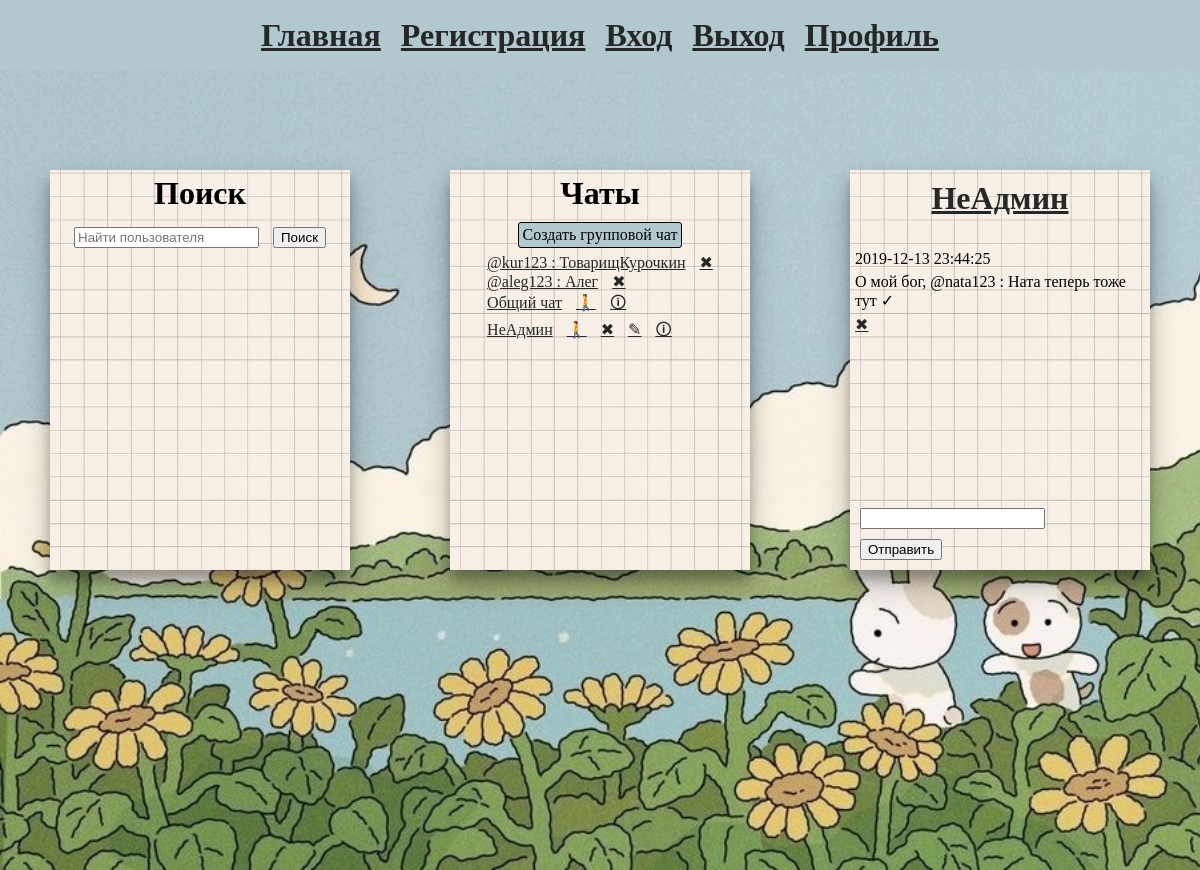
Page /?chat_id=8 (signed in) on the earlier database version.
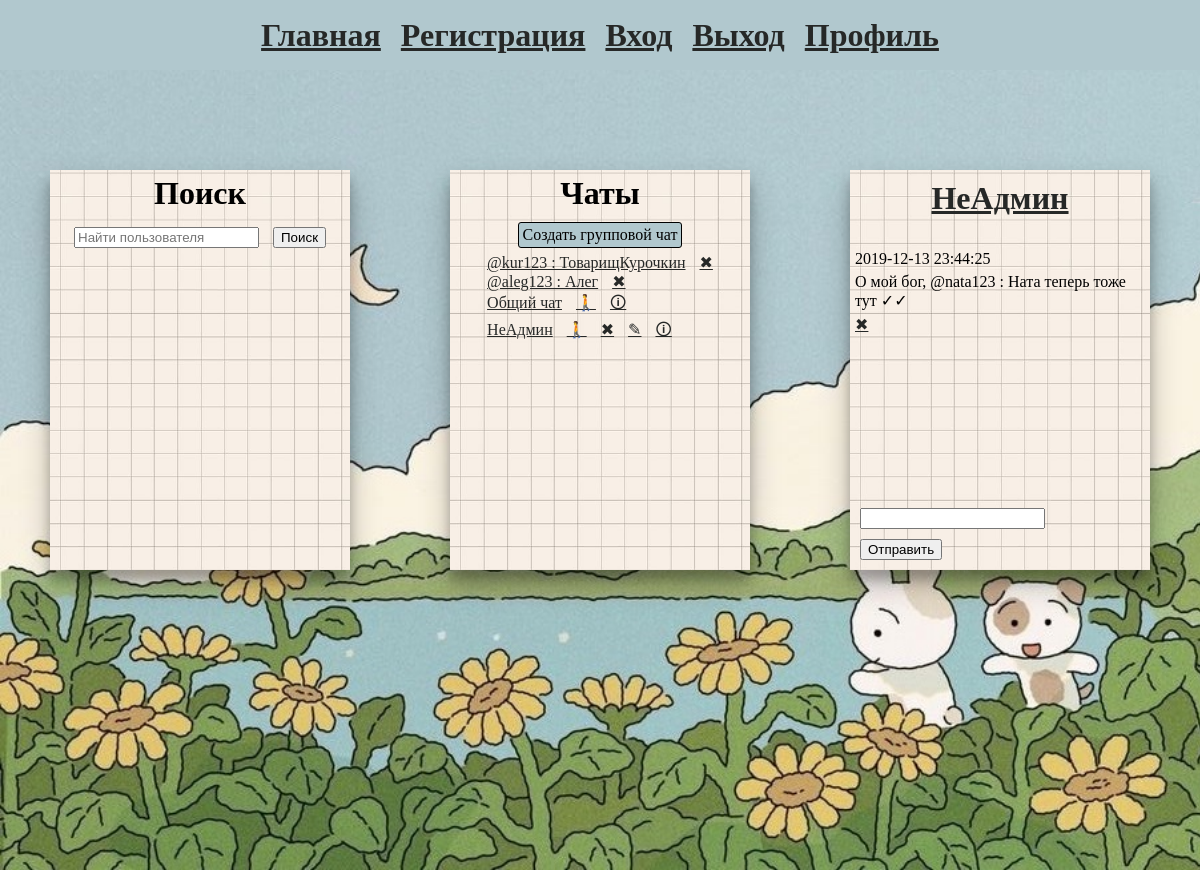
Same page on the later database version.
### database_setup.py (models this page shows)
class Message(Base):
    __tablename__ = 'message'
    Id = Column(Integer, primary_key=True)
    Date = Column(DateTime, default=datetime.utcnow, nullable=False)
    Status = Column(Integer, nullable=False, default=0)  # 0-не прочитано 1-прочитанно
    SenderId = Column(Integer, ForeignKey('user.Id'), nullable=False)
    ChatId = Column(Integer, ForeignKey('chat.Id'), nullable=False)
    ContentId = Column(Integer, ForeignKey('content.Id'), nullable=False)

class Content(Base):
    __tablename__ = 'content'
    Id = Column(Integer, primary_key=True)
    Text = Column(Text, nullable=False, default="")
    Photo = Column(String(300), nullable=False, default="")
    Messages = relationship('Message', backref='content', lazy=True)

### main.py (the view, shortened to what this page needs)
@app.route('/', methods=['POST', 'GET'])
@login_required
def index():
    user_id = current_user.Id
    user_chats = session.query(ChatParticipant).filter(ChatParticipant.UserId == str(user_id)).all()
    chats = []
    for user_chat in user_chats:
        personal_chat = session.query(ChatParticipant, Chat, User). \
            filter(and_(ChatParticipant.ChatId == user_chat.ChatId, ChatParticipant.UserId != user_id)). \
            join(Chat, and_(Chat.Id == ChatParticipant.ChatId, Chat.Type == 0)). \
            join(User, User.Id == ChatParticipant.UserId).order_by(asc(Chat.Date)).first()
        group_chat = session.query(ChatParticipant, Chat). \
            filter(and_(ChatParticipant.ChatId == user_chat.ChatId, ChatParticipant.UserId == user_id)). \
            join(Chat, and_(Chat.Id == ChatParticipant.ChatId, Chat.Type == 1)).first()
        if personal_chat:
            personal_chat.Chat.Name = "@" + str(personal_chat.User.Login) + " : " + str(personal_chat.User.Name)
            chats.append(personal_chat)
        elif group_chat:
            chats.append(group_chat)
    if request.args.get('chat_id'):
        chat_id = request.args.get('chat_id')
        chat = session.query(Chat).filter(Chat.Id == chat_id).first()
        access = session.query(ChatParticipant). \
            filter(and_(ChatParticipant.ChatId == chat_id, ChatParticipant.UserId == user_id)).first()
        if not access:
            return redirect('/')
        messages = session.query(Message, Chat, Content, User). \
            filter(Chat.Id == chat_id). \
            join(Chat, Message.ChatId == Chat.Id). \
            join(Content, Message.ContentId == Content.Id). \
            join(User, User.Id == Message.SenderId). \
            order_by(asc(Message.Date)).all()
        for message in messages:
            if message.Message.SenderId != user_id and message.Message.Status == 0:
                message.Message.Status = 1
            session.commit()
        return render_template('index.html', chats=chats, chat=chat, messages=messages, user_id=user_id)

### main.py (called while the page is built)
@login_manager.user_loader
def load_user(user_id):
    return session.query(User).filter_by(Id=user_id).first()

### templates/index.html (shortened to what the changed rows need)
{% extends 'base.html' %}
{% block body %}
<div class="background_image">
    <div class="paper top_div">
        <div>
            <div class="top_div">
                <h1>Поиск</h1>
            </div>
        </div>
    </div>
    <div class="paper top_div">
        <div>
            <div class="top_div">
                <h1>Чаты</h1>
            </div>
        </div>
    </div>
    <div class="paper top_div">
        <div>
            {% if messages is defined %}
            <div class="top_div">
                    {% if chat.Type == 0 %}
                <a href="{{ url_for('profile', user_info=chat.Name) }}"><h1>{{ chat.Name }}</h1></a>
                    {% else %}
                <a href="{{ url_for('group_chat_inf', group_chat_id=chat.Id) }}"><h1>{{ chat.Name }}</h1></a>
                    {% endif%}
            </div>
                <br>
                <div>
                    <div class="scrolling">
                        {% for message in messages %}
                            {% if message.Message.SenderId == user_id %}
                                <div class="message my">
                                    <p>{{message.Message.Date.fromtimestamp(1576280665)}}</p>
                                    {% if message.Message.Status == 0 %}
                                        <p>{{message.Content.Text}} ✓</p>
                                    {% else %}
                                        <p>{{message.Content.Text}} ✓✓</p>
                                    {% endif %}
                                    <a href="{{ url_for('delete_message', message_id=message.Content.Id, chat_id=chat.Id) }}">✖</a>
                                </div><br>
                            {% else %}
                                <div class="message other">
                                    <a href="{{ url_for('profile', user_id=message.User.Id) }}">@ {{ message.User.Login }} : {{ message.User.Name }}</a>
                                    <p>{{message.Message.Date.fromtimestamp(1576280665)}}</p>
                                    <p>{{message.Content.Text}}</p>
                                </div><br>
                            {% endif %}
                        {% endfor %}
                    </div>
                </div>
                {% else %}
                    <div class="top_div">
                        <h1>Сообщения</h1>
                    </div>
                {% endif %}
        </div>
    </div>
</div>
{% endblock %}

Differences in the rows shown:
changed Message "О мой бог, @nata123 : Ната теперь тоже тут": Status "✓" → "✓✓"
